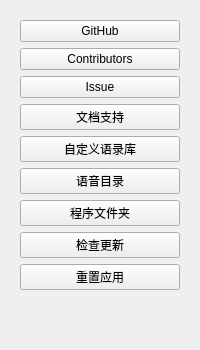
     <widget class="QWidget" name="tab_5">
      <attribute name="title">
       <string>关于</string>
      </attribute>
      <layout class="QGridLayout" name="gridLayout_5">
       <item row="0" column="0">
        <widget class="QWidget" name="widget_2" native="true">
         <layout class="QGridLayout" name="gridLayout">
          <item row="5" column="0">
           <widget class="QPushButton" name="pushButton_5">
            <property name="text">
             <string>语音目录</string>
            </property>
           </widget>
          </item>
          <item row="6" column="0">
           <widget class="QPushButton" name="pushButton_13">
            <property name="text">
             <string>程序文件夹</string>
            </property>
           </widget>
          </item>
          <item row="7" column="0">
           <widget class="QPushButton" name="pushButton_10">
            <property name="text">
             <string>检查更新</string>
            </property>
           </widget>
          </item>
          <item row="8" column="0">
           <widget class="QPushButton" name="pushButton_11">
            <property name="text">
             <string>重置应用</string>
            </property>
           </widget>
          </item>
          <item row="1" column="0">
           <widget class="QPushButton" name="pushButton_9">
            <property name="text">
             <string>Contributors</string>
            </property>
           </widget>
          </item>
          <item row="9" column="0">
           <spacer name="verticalSpacer">
            <property name="orientation">
             <enum>Qt::Vertical</enum>
            </property>
            <property name="sizeHint" stdset="0">
             <size>
              <width>20</width>
              <height>40</height>
             </size>
            </property>
           </spacer>
          </item>
          <item row="0" column="0">
           <widget class="QPushButton" name="pushButton_8">
            <property name="text">
             <string>GitHub</string>
            </property>
           </widget>
          </item>
          <item row="2" column="0">
           <widget class="QPushButton" name="pushButton_6">
            <property name="text">
             <string>Issue</string>
            </property>
           </widget>
          </item>
          <item row="4" column="0">
           <widget class="QPushButton" name="pushButton_12">
            <property name="text">
             <string>自定义语录库</string>
            </property>
           </widget>
          </item>
          <item row="3" column="0">
           <widget class="QPushButton" name="pushButton_16">
            <property name="text">
             <string>文档支持</string>
            </property>
           </widget>
          </item>
         </layout>
        </widget>
       </item>
      </layout>
     </widget>
